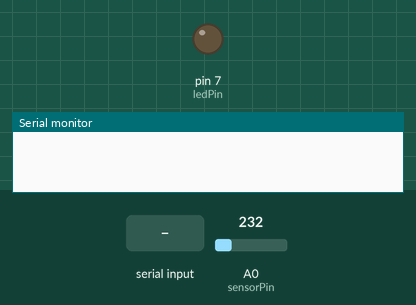
The sketch below on a simulated Arduino Uno, built with avr-gcc and run on an emulated ATmega328P. Shown: output pins drawn as LEDs (lit = HIGH), the last lines printed to the serial monitor. The inputs (shaded band) are chosen by the test bench; at power-on: A0 (sensorPin) = 232.

Above: at 1.2 s.
1.3 s: "LED:ON\n" received over Serial
At 2.2 s:
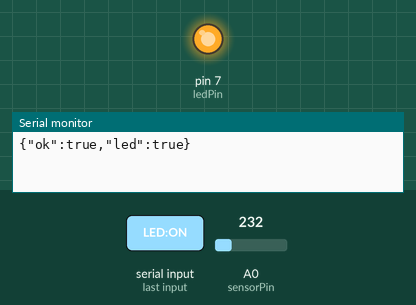
2.8 s: "GET\n" received over Serial
4.4 s: "PING\n" received over Serial
Timing chart, 0 to 7.4 s (numbered marks = the images above; inputs shaded):
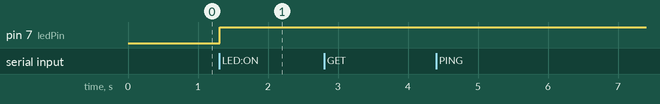

Measured:
- after the input at 1.3 s, pin 7 (ledPin): LOW → HIGH at once

The sketch:

temperature_sensor.ino
```cpp
// LM35 на A0, LED на D7. Протокол: строка команды + '\n', ответ — JSON + '\n'.
//   GET\n      -> {"temperature":23.50,"led":false}\n
//   PING\n     -> {"pong":true}\n
//   LED:ON\n   -> {"ok":true,"led":true}\n
//   LED:OFF\n  -> {"ok":true,"led":false}\n
//   иное       -> {"error":"unknown_command","cmd":"..."}\n

const int   sensorPin    = A0;
const int   ledPin       = 7;
const int   numReadings  = 10;
const unsigned long adcRefStabilizeMs = 10;

const float vRefMv        = 1000.0f; // измеренное опорное
const float lm35MvPerDegC = 10.0f;

bool ledState = false;

void setup() {
  Serial.begin(9600);
  Serial.setTimeout(50);

  pinMode(ledPin, OUTPUT);
  digitalWrite(ledPin, LOW);           // при старте LED выключен

  analogReference(INTERNAL);
  delay(adcRefStabilizeMs);
  (void)analogRead(sensorPin);
}

float readTemperatureC() {
  long sum = 0;
  for (int i = 0; i < numReadings; i++) {
    sum += analogRead(sensorPin);
    delay(10);
  }
  float avgRaw    = (float)sum / numReadings;
  float voltageMv = (avgRaw / 1024.0f) * vRefMv;
  return voltageMv / lm35MvPerDegC;
}

void sendUnknown(const String& cmd) {
  String safe = cmd;
  safe.replace("\"", "'");
  Serial.print("{\"error\":\"unknown_command\",\"cmd\":\"");
  Serial.print(safe);
  Serial.println("\"}");
}

void loop() {
  if (Serial.available() <= 0) return;

  String cmd = Serial.readStringUntil('\n');
  cmd.trim();
  if (cmd.length() == 0) return;

  if (cmd == "GET") {
    float t = readTemperatureC();
    Serial.print("{\"temperature\":");
    Serial.print(t, 2);
    Serial.print(",\"led\":");
    Serial.print(ledState ? "true" : "false");
    Serial.println("}");
  } else if (cmd == "PING") {
    Serial.println("{\"pong\":true}");
  } else if (cmd == "LED:ON") {
    digitalWrite(ledPin, HIGH);
    ledState = true;
    Serial.println("{\"ok\":true,\"led\":true}");
  } else if (cmd == "LED:OFF") {
    digitalWrite(ledPin, LOW);
    ledState = false;
    Serial.println("{\"ok\":true,\"led\":false}");
  } else {
    sendUnknown(cmd);
  }
}
```
